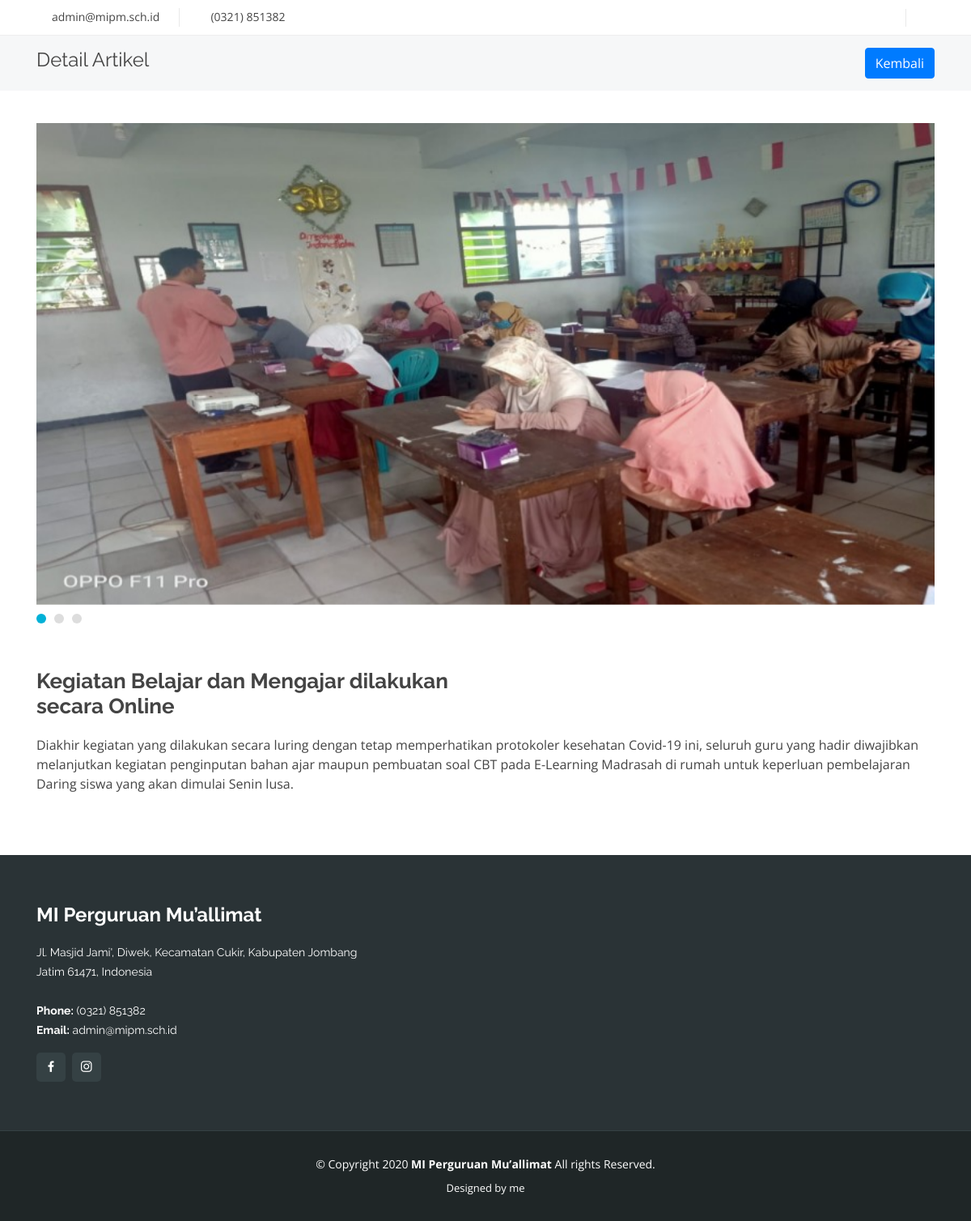
Screenshot of /admins/readArtikel.php?id=11 with the database file from the repository.
### tables this page shows
CREATE TABLE `artikel` (
  `id` int(11) NOT NULL,
  `judul` varchar(500) NOT NULL,
  `p1` text NOT NULL,
  `p2` text NOT NULL,
  `p3` text NOT NULL,
  `p4` text NOT NULL,
  `p5` text NOT NULL,
  `p6` text NOT NULL,
  `p7` text NOT NULL,
  `p8` text NOT NULL,
  `p9` text NOT NULL,
  `p10` text NOT NULL,
  `p11` text NOT NULL,
  `p12` text NOT NULL,
  `p13` text NOT NULL,
  `p14` text NOT NULL,
  `p15` text NOT NULL,
  `p16` text NOT NULL,
  `p17` text NOT NULL,
  `p18` text NOT NULL,
  `p19` text NOT NULL,
  `p20` text NOT NULL,
  `p21` text NOT NULL,
  `p22` text NOT NULL,
  `p23` text NOT NULL,
  `p24` text NOT NULL,
  `p25` text NOT NULL,
  `p26` text NOT NULL,
  `p27` text NOT NULL,
  `p28` text NOT NULL,
  `p29` text NOT NULL,
  `p30` text NOT NULL,
  `logo` varchar(255) NOT NULL,
  `gambar1` varchar(255) NOT NULL,
  `gambar2` varchar(255) NOT NULL,
  `gambar3` varchar(255) NOT NULL
);

### admins/function-Admin.php (called while the page is built, shortened)
<?php
$conn = mysqli_connect("localhost", "root", "", "mipm");
    function query($query) {
        global $conn;
        $result = mysqli_query($conn, $query);
        $rows = [];
        while($row = mysqli_fetch_assoc($result) ) {
            $rows[] = $row;
        }
        return $rows;
    }
?>

### admins/readArtikel.php (the view, shortened to what this page needs)
<?php
require 'function-Admin.php';
$id = $_GET["id"];
$artikel = query("SELECT * FROM artikel WHERE id = $id")[0];
?>
<!DOCTYPE html>
<html lang="en">
<head>
  <link href="../assets/vendor/bootstrap/css/bootstrap.min.css" rel="stylesheet">
  <link href="../assets/vendor/icofont/icofont.min.css" rel="stylesheet">
  <link href="../assets/vendor/boxicons/css/boxicons.min.css" rel="stylesheet">
  <link href="../assets/vendor/animate.css/animate.min.css" rel="stylesheet">
  <link href="../assets/vendor/remixicon/remixicon.css" rel="stylesheet">
  <link href="../assets/vendor/venobox/venobox.css" rel="stylesheet">
  <link href="../assets/vendor/owl.carousel/assets/owl.carousel.min.css" rel="stylesheet">
  <link href="../assets/css/style.css" rel="stylesheet">
</head>
<body>
  <section id="topbar" class="d-none d-lg-block">
    <div class="container d-flex">
      <div class="contact-info mr-auto">
        <i class="icofont-envelope"></i>admin@mipm.sch.id
        <i class="icofont-phone phone-icon"></i> (0321) 851382
      </div>
      <div class="social-links">
        <a href="#" class="facebook"><i class="icofont-facebook"></i></a>
        <a href="#" class="instagram"><i class="icofont-instagram"></i></a>
      </div>
    </div>
  </section>
  <main id="main">
    <section id="breadcrumbs" class="breadcrumbs">
      <div class="container">
        <div class="d-flex justify-content-between align-items-center">
          <h2>Detail Artikel</h2>
          <ol>
            <li><a href="index.php" class="btn btn-primary">Kembali</a></li>
          </ol>
        </div>
      </div>
    </section>
    <section id="portfolio-details" class="portfolio-details">
      <div class="container">
        <div class="portfolio-details-container">
          <?php if (!$artikel["gambar1"] && !$artikel["gambar2"] && !$artikel["gambar3"]){ ?>
          <div class="owl-carousel portfolio-details-carousel">
            <div style="display: none;"></div>
          </div>
          <?php }elseif (!$artikel["gambar2"] && !$artikel["gambar3"]){ ?>
          <div class="owl-carousel portfolio-details-carousel">
          <img src="../assets/img/artikel/<?= $artikel["gambar1"];?>" class="img-fluid" alt="">
          </div>
          <?php } else {?>
          <div class="owl-carousel portfolio-details-carousel">
          <img src="../assets/img/artikel/<?= $artikel["gambar1"];?>" class="img-fluid" alt="">
          </div>
          <?php } ?>
        </div>
        <div class="portfolio-description">
          <h2><?= $artikel ["judul"];?></h2>
          <p>
                <?= $artikel["p1"]; ?>
            </p>
        </div>
      </div>
    </section>
  </main>
  <footer id="footer">
    <div class="footer-top">
      <div class="container">
        <div class="row">
          <div class="col-lg-6 col-md-6">
            <div class="footer-info">
              <h3>MI Perguruan Mu’allimat</h3>
              <p>
                Jl. Masjid Jami', Diwek, Kecamatan Cukir, Kabupaten Jombang <br>
                Jatim 61471, Indonesia<br><br>
                <strong>Phone:</strong> (0321) 851382<br>
                <strong>Email:</strong> admin@mipm.sch.id<br>
              </p>
              <div class="social-links mt-3">
                <a href="#" class="facebook"><i class="bx bxl-facebook"></i></a>
                <a href="#" class="instagram"><i class="bx bxl-instagram"></i></a>
              </div>
            </div>
          </div>
        </div>
      </div>
    </div>
    <div class="container">
      <div class="copyright">
        &copy; Copyright 2020 <strong><span>MI Perguruan Mu’allimat</span></strong> All rights Reserved.
      </div>
      <div class="credits">
        Designed by me
      </div>
    </div>
  </footer>
</body>
</html>

### assets/css/style.css (style rules this page uses)
body { font-family: "Open Sans", sans-serif; color: #444444; }
a { color: #01b1d7; }
h1, h2, h3, h4, h5, h6 { font-family: "Raleway", sans-serif; }
#topbar { background: #fff; padding: 10px 0; border-bottom: 1px solid #eee; font-size: 14px; }
#topbar .contact-info i { color: #01b1d7; padding: 4px; }
#topbar .contact-info .phone-icon { padding-left: 20px; margin-left: 20px; border-left: 1px solid #e9e9e9; }
#topbar .social-links a { color: #62787d; padding: 4px 12px; display: inline-block; line-height: 1px; transition: 0.3s; border-left: 1px solid #e9e9e9; }
#topbar .social-links a:first-child { border-left: 0; }
section { padding: 60px 0; }
.breadcrumbs { padding: 15px 0; background: #f6f7f8; min-height: 40px; }
.breadcrumbs h2 { font-size: 24px; font-weight: 400; }
.breadcrumbs ol { display: flex; flex-wrap: wrap; list-style: none; padding: 0; margin: 0; }
.portfolio-details { padding-top: 40px; }
.portfolio-details .portfolio-details-container { position: relative; }
.portfolio-details .portfolio-details-carousel { position: relative; z-index: 1; }
.portfolio-details .portfolio-description { padding-top: 50px; }
.portfolio-details .portfolio-description h2 { width: 50%; font-size: 26px; font-weight: 700; margin-bottom: 20px; }
.portfolio-details .portfolio-description p { padding: 0 0 0 0; }
#footer { background: #1f2627; padding: 0 0 30px 0; color: #fff; font-size: 14px; }
#footer .footer-top { background: #2a3336; border-bottom: 1px solid #354144; padding: 60px 0 30px 0; }
#footer .footer-top .footer-info { margin-bottom: 30px; }
#footer .footer-top .footer-info h3 { font-size: 24px; margin: 0 0 20px 0; padding: 2px 0 2px 0; line-height: 1; font-weight: 700; }
#footer .footer-top .footer-info p { font-size: 14px; line-height: 24px; margin-bottom: 0; font-family: "Raleway", sans-serif; color: #fff; }
#footer .footer-top .social-links a { font-size: 18px; display: inline-block; background: #354144; color: #fff; line-height: 1; padding: 8px 0; margin-right: 4px; border-radius: 5px; text-align: center; width: 36px; height: 36px; transition: 0.3s; }
#footer .copyright { text-align: center; padding-top: 30px; }
#footer .credits { padding-top: 10px; text-align: center; font-size: 13px; color: #fff; }

### rows the page displays
artikel: gambar1 (picture), judul "Kegiatan Belajar dan Mengajar dilakukan secara Online", p1 "Diakhir kegiatan yang dilakukan secara luring dengan tetap memperhatikan protokoler kesehatan Covid-19 ini, seluruh guru yang hadir diwajibkan melanjutkan kegiatan penginputan bahan ajar maupun pembuatan soal CBT pada E-Learning Madrasah di rumah untuk keperluan pembelajaran Daring siswa yang akan dimulai Senin lusa."
